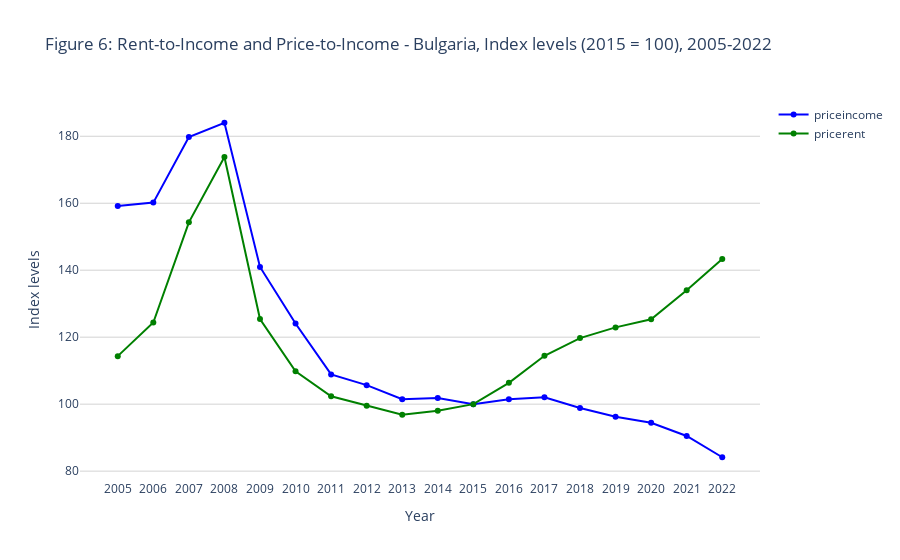

The code cell stored with this chart in its notebook:
### Markdown cell above
#### **Analyzing Housing Affordability through Price-to-Income and Rent-to-Income Ratios**

1. **Price-to-Income Ratio (PIR)**: The PIR measures the affordability of buying a house by comparing the house price to the income of potential buyers. A higher PIR suggests that houses are relatively more expensive compared to the income levels of buyers. This could indicate challenges for people looking to purchase homes, especially if the PIR is substantially higher than historical norms.

2. **Rent-to-Income Ratio (RIR)**: The RIR, as discussed earlier, evaluates the affordability of renting a property in relation to income. A higher RIR signifies that a significant portion of income goes towards rent, potentially making renting less affordable.

Figure 6 show the housing market's affordability dynamics (since 2005).

### Code cell
house_prices_plot_3(
    hpi_bg_annual,
    col1 = "priceincome", col2 = "pricerent",
    title = "Figure 6: Rent-to-Income and Price-to-Income - Bulgaria, Index levels (2015 = 100), 2005-2022",
    title_x = "Year", title_y = "Index levels",
    height = 500, color1 = "blue", color2 = "green")

### Figure 1 — Plotly figure (JSON) as saved in the notebook; plotly's stock layout.template omitted (floating-point values rounded to 4 significant figures)
{"data": [{"line": {"color": "blue"}, "name": "priceincome", "type": "scatter", "x": ["2005", "2006", "2007", "2008", "2009", "2010", "2011", "2012", "2013", "2014", "2015", "2016", "2017", "2018", "2019", "2020", "2021", "2022"], "xaxis": "x", "y": [159.2, 160.2, 179.8, 184.0, 141.0, 124.1, 108.9, 105.7, 101.5, 101.8, 100, 101.5, 102.0, 98.86, 96.22, 94.43, 90.5, 84.14], "yaxis": "y"}, {"line": {"color": "green"}, "name": "pricerent", "type": "scatter", "x": ["2005", "2006", "2007", "2008", "2009", "2010", "2011", "2012", "2013", "2014", "2015", "2016", "2017", "2018", "2019", "2020", "2021", "2022"], "xaxis": "x", "y": [114.3, 124.4, 154.3, 173.8, 125.4, 109.8, 102.4, 99.54, 96.85, 98.01, 100, 106.4, 114.5, 119.7, 122.9, 125.4, 134.0, 143.4], "yaxis": "y"}], "layout": {"autosize": true, "plot_bgcolor": "white", "title": {"text": "Figure 6: Rent-to-Income and Price-to-Income - Bulgaria, Index levels (2015 = 100), 2005-2022"}, "xaxis": {"anchor": "y", "autorange": true, "domain": [0, 1], "range": [-1.025, 18.03], "title": {"text": "Year"}, "type": "category"}, "yaxis": {"anchor": "x", "autorange": true, "domain": [0, 1], "gridcolor": "lightgray", "range": [77.11, 191.1], "showgrid": true, "title": {"text": "Index levels"}, "type": "linear"}}}
